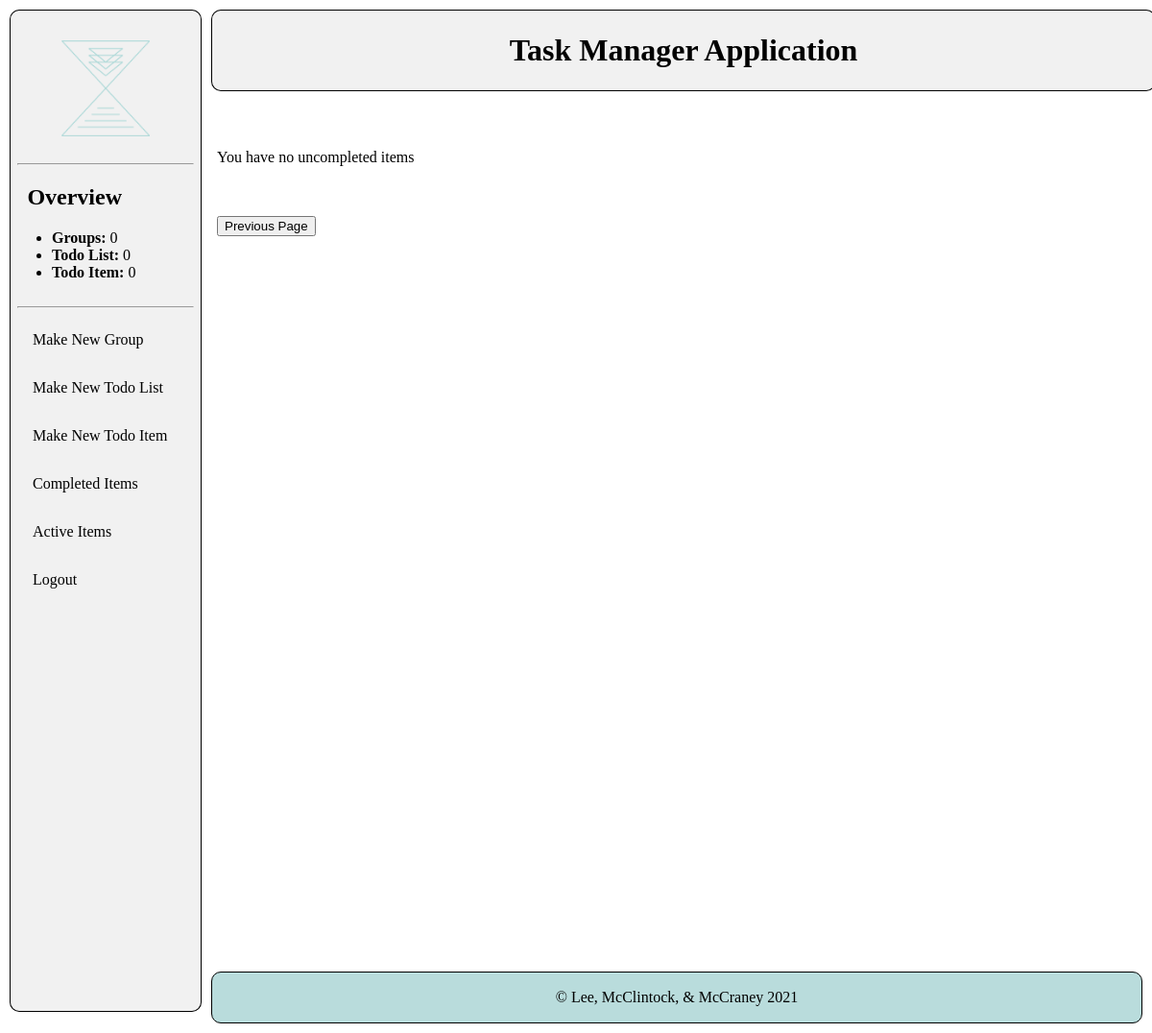
Page /uncompleted (signed in) on the earlier database version.
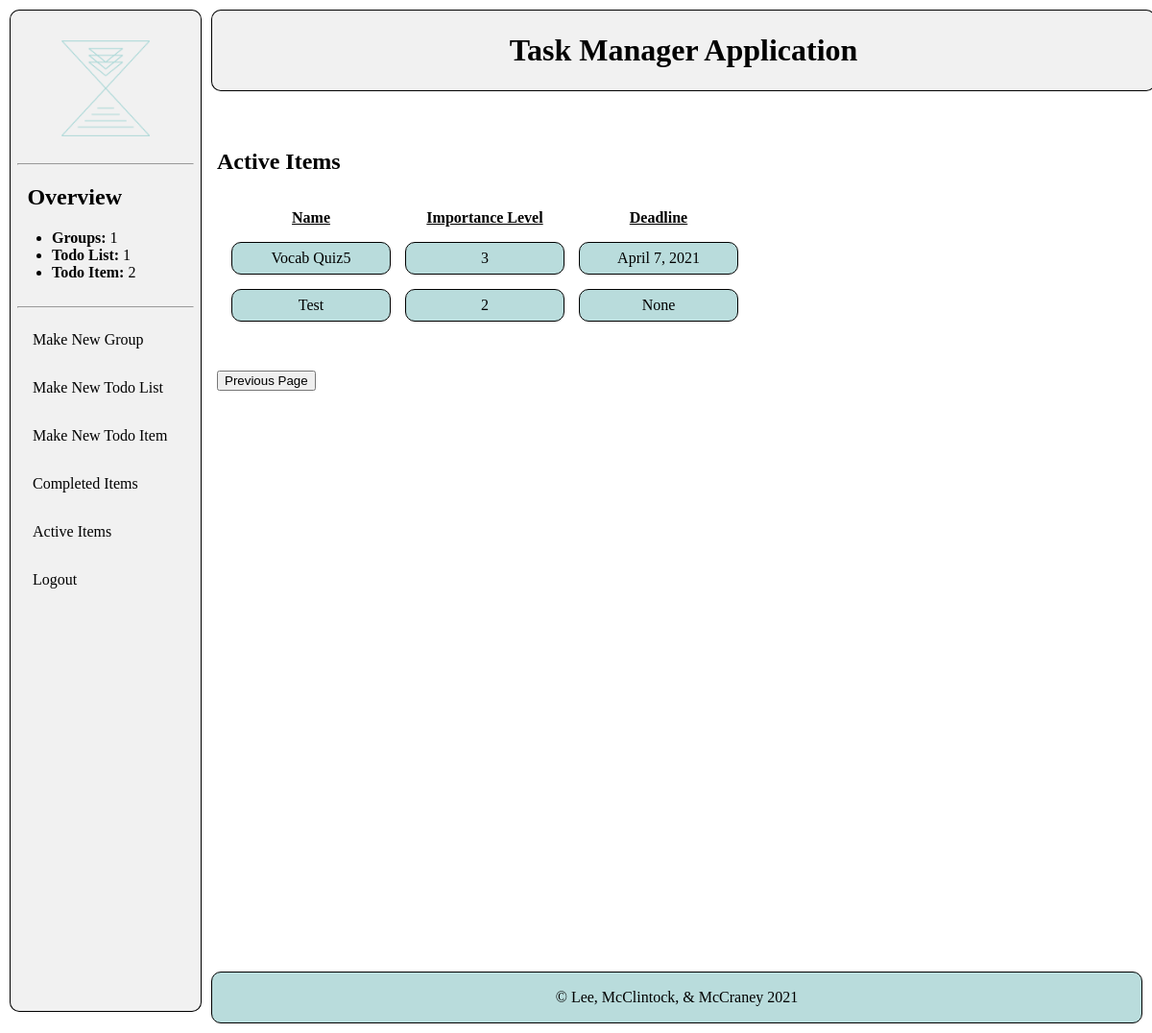
Same page on the later database version.
### calendarApp/models.py (models this page shows, shortened)
class TodoItem(models.Model):
    CHOICES = [(i,i) for i in range(4)]
    user = models.ForeignKey(User, on_delete=models.CASCADE)
    todoList = models.ForeignKey(TodoList, on_delete=models.CASCADE)
    name = models.CharField(max_length=200)
    description = models.CharField(max_length=200, blank=True)
    completed = models.BooleanField(default=False)
    completedDate = models.DateField(null=True, blank=True)
    deadline = models.DateField(null=True, blank=True)
    importanceLevel = models.IntegerField(default=0, choices=CHOICES)

### calendarApp/views.py (the view)
# urls.py: path("uncompleted", views.uncompletedItems, name="uncompletedItems"),
@login_required
def uncompletedItems(request):
    todoItems = TodoItem.objects.all().filter(completed=False, user=request.user)
    return render(request, "uncompletedItems.html", {"todoItems": todoItems})

### calendarApp/models.py (called while the page is built)
    def __str__(self):
        return self.name

    def __str__(self):
        return self.name

### calendarSite/context_processors.py (called while the page is built)
def count(request):
    if request.user.is_authenticated:
        return {
            'num_Group': Group.objects.filter(user=request.user).count(),
            'num_TodoList': TodoList.objects.filter(user=request.user).count(),
            'num_TodoItem': TodoItem.objects.filter(user=request.user, completed=False).count(),
        }
    else:
        return {
            'num_Group': 0,
            'num_TodoList':0,
            'num_TodoItem': 0,
        }

### calendarApp/templates/uncompletedItems.html (shortened to what this page needs)
{% extends "base_generic.html" %}
{% block content %}
<div class="content">
    <div class="detail">
        <div class="formContent">
            {% if todoItems%}
                <h2>Active Items</h2>
                <table id="myTable">
                    <tr>
                        <th id="listName"><u>Name</u></th>
                        <th id="importanceLevel"><u>Importance Level</u></th>
                        <th id="deadline"><u>Deadline</u></th>
                    </tr>
                {% for todoItem in todoItems %}
                    <tr>
                        <td><a href="/{{todoItem.todoList.group}}/{{todoItem.todoList}}/{{todoItem.name}}">{{todoItem.name}}</a></td>
                        <td>{{todoItem.importanceLevel}}</td>
                        <td>{{todoItem.deadline}}</td>
                    </tr>
                {% endfor %}
                </table>
            {% else %}
                <p>You have no uncompleted items</p>
            {% endif %}
        </div>
    </div>
    <br><br>
    <button onclick="location.href='javascript:history.go(-1)' ">Previous Page</a></button>
</div>
{% endblock %}

Differences in the rows shown:
added TodoItem: name "Vocab Quiz5", importanceLevel "3", deadline "April 7, 2021"
added TodoItem: name "Test", importanceLevel "2", deadline "None"
Other differences:
{{ num_Group }}: "0" → "1"
{{ num_TodoList }}: "0" → "1"
{{ num_TodoItem }}: "0" → "2"
text no longer shown: "You have no uncompleted items"
text now shown: "Active Items Name Importance Level Deadline"
